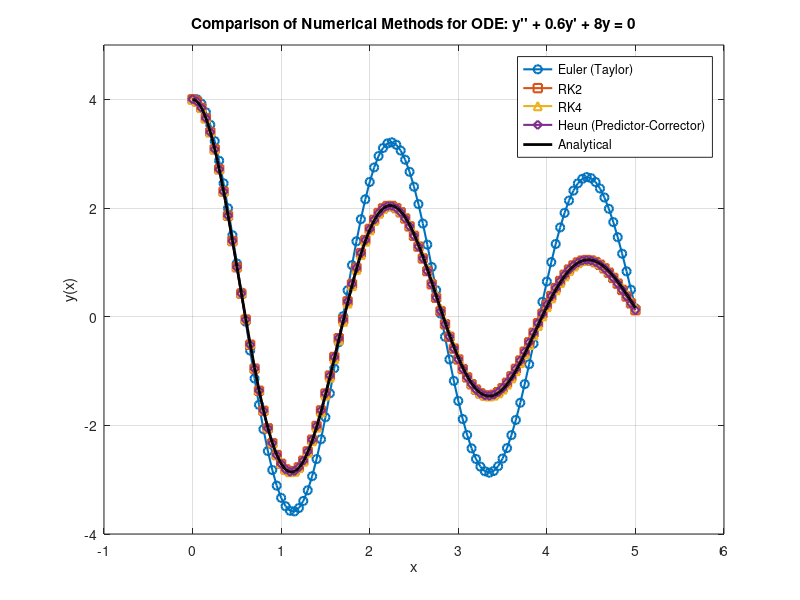

The MATLAB script that drew this image:
format long
clear; clc;

% Parameters
h = 0.05;
x = 0:h:5;
N = length(x);

% Initial conditions
y0 = 4;
dy0 = 0;

%% 1. Euler's Method (Taylor 1st Order Approximation)
y_euler = zeros(1, N);
dy_euler = zeros(1, N);
y_euler(1) = y0;
dy_euler(1) = dy0;

for i = 1:N-1
    ddy = -0.6 * dy_euler(i) - 8 * y_euler(i);
    y_euler(i+1) = y_euler(i) + h * dy_euler(i);
    dy_euler(i+1) = dy_euler(i) + h * ddy;
end

%% 2. Runge-Kutta 2nd Order (Midpoint Method)
y_rk2 = zeros(1, N);
dy_rk2 = zeros(1, N);
y_rk2(1) = y0;
dy_rk2(1) = dy0;

for i = 1:N-1
    f1 = dy_rk2(i);
    f2 = -0.6 * dy_rk2(i) - 8 * y_rk2(i);
    
    k1_1 = h * f1;
    k1_2 = h * f2;
    
    k2_1 = h * (dy_rk2(i) + k1_2/2);
    k2_2 = h * (-0.6*(dy_rk2(i) + k1_2/2) - 8*(y_rk2(i) + k1_1/2));
    
    y_rk2(i+1) = y_rk2(i) + k2_1;
    dy_rk2(i+1) = dy_rk2(i) + k2_2;
end

%% 3. Runge-Kutta 4th Order Method
y_rk4 = zeros(1, N);
dy_rk4 = zeros(1, N);
y_rk4(1) = y0;
dy_rk4(1) = dy0;

for i = 1:N-1
    y1 = y_rk4(i);
    y2 = dy_rk4(i);

    k1_1 = h * y2;
    k1_2 = h * (-0.6*y2 - 8*y1);

    k2_1 = h * (y2 + k1_2/2);
    k2_2 = h * (-0.6*(y2 + k1_2/2) - 8*(y1 + k1_1/2));

    k3_1 = h * (y2 + k2_2/2);
    k3_2 = h * (-0.6*(y2 + k2_2/2) - 8*(y1 + k2_1/2));

    k4_1 = h * (y2 + k3_2);
    k4_2 = h * (-0.6*(y2 + k3_2) - 8*(y1 + k3_1));

    y_rk4(i+1) = y1 + (k1_1 + 2*k2_1 + 2*k3_1 + k4_1)/6;
    dy_rk4(i+1) = y2 + (k1_2 + 2*k2_2 + 2*k3_2 + k4_2)/6;
end

%% 4. Predictor-Corrector (Heun's Method)
y_heun = zeros(1, N);
dy_heun = zeros(1, N);
y_heun(1) = y0;
dy_heun(1) = dy0;

h_heun = h;  % Use consistent step size
for i = 1:N-1
    f1 = dy_heun(i);
    f2 = -0.6 * dy_heun(i) - 8 * y_heun(i);
    
    y1_pred = y_heun(i) + h_heun * f1;
    dy1_pred = dy_heun(i) + h_heun * f2;
    
    f1_pred = dy1_pred;
    f2_pred = -0.6 * dy1_pred - 8 * y1_pred;
    
    y_heun(i+1) = y_heun(i) + (h_heun/2)*(f1 + f1_pred);
    dy_heun(i+1) = dy_heun(i) + (h_heun/2)*(f2 + f2_pred);
end

%% Analytical Solution
x_dense = 0:0.01:5;
omega = sqrt(791)/10;
y_analytical = exp(-0.3 .* x_dense) .* (4 .* cos(omega .* x_dense) + (12 / sqrt(791)) .* sin(omega .* x_dense));

%% Plot All Results
figure;
plot(x, y_euler, '-o', 'LineWidth', 1.5); hold on;
plot(x, y_rk2, '-s', 'LineWidth', 1.5);
plot(x, y_rk4, '-^', 'LineWidth', 1.5);
plot(x, y_heun, '-d', 'LineWidth', 1.5);
plot(x_dense, y_analytical, '-k', 'LineWidth', 2); % Analytical curve in black

xlabel('x');
ylabel('y(x)');
title('Comparison of Numerical Methods for ODE: y'''' + 0.6y'' + 8y = 0');
legend('Euler (Taylor)', 'RK2', 'RK4', 'Heun (Predictor-Corrector)', 'Analytical', 'Location', 'best');
grid on;
axis([-1 6 -4 5]);
